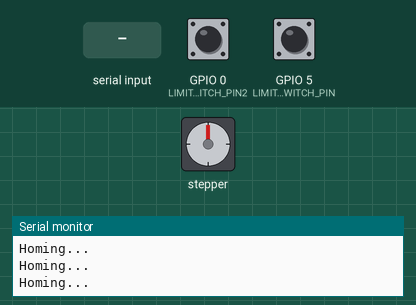
A sketch run on a simulated ESP8266 (NodeMCU). Parts: stepper motor, the last lines printed to the serial monitor. The inputs (shaded band) are chosen by the test bench; at power-on: GPIO 5 (LIMIT_SWITCH_PIN) HIGH, GPIO 0 (LIMIT_SWITCH_PIN2) HIGH. Stepper angles assume 200 steps per turn.

Above: at 0.8 s.
0.9 s: GPIO 5 (LIMIT_SWITCH_PIN) pulled LOW for 0.15 s
3.1 s: "UP\n" received over Serial
At 3.35 s:
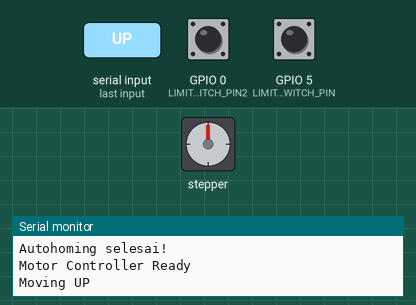
At 3.95 s:
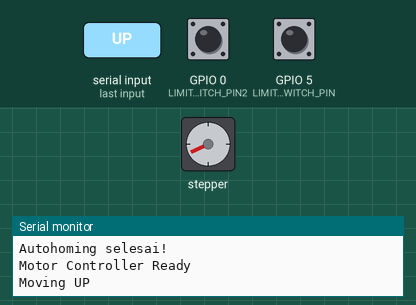
6.1 s: GPIO 5 (LIMIT_SWITCH_PIN) pulled LOW for 1 s
9.3 s: "DOWN\n" received over Serial
At 9.55 s:
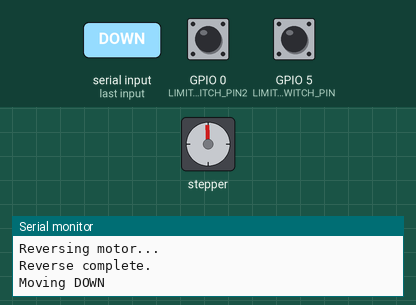
12.3 s: GPIO 0 (LIMIT_SWITCH_PIN2) pulled LOW for 0.15 s
15.4 s: "UP_MANUAL\n" received over Serial
At 15.95 s:
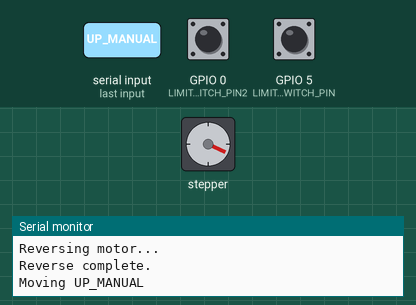
Timing chart, 0 to 19.4 s (numbered marks = the images above; inputs shaded):
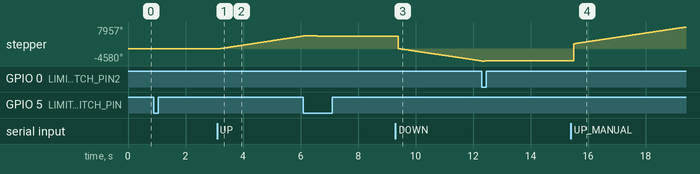

The sketch:

m1_manauto.ino
```cpp
#include <AccelStepper.h>
#include <pt.h> // Include protothread library
#include <ESP.h>

#define DIR_PIN 4  // Pin untuk arah
#define STEP_PIN 2 // Pin untuk langkah
#define LIMIT_SWITCH_PIN 5  // Pin limit switch
#define LIMIT_SWITCH_PIN2 0  // Pin limit switch

#define BACKSTEP 100

// Inisialisasi objek AccelStepper
AccelStepper stepper(AccelStepper::DRIVER, STEP_PIN, DIR_PIN);

// Definisikan kecepatan dan akselerasi
const int maxSpeed = 1000;      // Kecepatan maksimum (steps per second)
const int acceleration = 100;    // Akselerasi (steps per second^2)

static struct pt pt1; // Protothread variable
bool isRunning = false; // Flag untuk menandakan apakah motor sedang berjalan
bool lastDirectionUp = false; // Flag untuk menyimpan arah terakhir
bool isRunning2 = false;

void setup() {
    pinMode(LIMIT_SWITCH_PIN, INPUT_PULLUP);  // Menggunakan internal pull-up resistor
    pinMode(LIMIT_SWITCH_PIN2, INPUT_PULLUP);  // Menggunakan internal pull-up resistor
    // pinMode(DIR_PIN, OUTPUT);  // Menggunakan internal pull-up resistor
    // pinMode(STEP_PIN, OUTPUT);  // Menggunakan internal pull-up resistor

    Serial.begin(115200);

    // ESP.wdtDisable();

    // Autohoming
    Serial.println("Melakukan autohoming...");
    digitalWrite(DIR_PIN, LOW);
    while (digitalRead(LIMIT_SWITCH_PIN) == HIGH) {
      digitalWrite(STEP_PIN, HIGH);
      delayMicroseconds(1000);
      digitalWrite(STEP_PIN, LOW);
      delayMicroseconds(10);
      Serial.println("Homing...");
    }
    digitalWrite(STEP_PIN, LOW); // Motor berhenti saat menyentuh limit switch
    // Mundur sedikit
    delay(500);
    digitalWrite(DIR_PIN, HIGH);
    digitalWrite(STEP_PIN, HIGH);
    delay(200);
    Serial.println("Autohoming selesai!");

    stepper.setMaxSpeed(maxSpeed);        // Set kecepatan maksimum
    stepper.setAcceleration(acceleration); // Set akselerasi
    Serial.println("Motor Controller Ready");
    PT_INIT(&pt1); // Initialize the protothread
}

void loop() {
    // Jalankan protothread
    checkSerial(&pt1);

    // Jika motor sedang berjalan, jalankan dengan pengecekan limit switch
    if (isRunning) {
        if (digitalRead(LIMIT_SWITCH_PIN) == LOW) {  // Jika limit switch tertekan
            isRunning = false;
            stepper.stop();
            Serial.println("LIMIT SWITCH ATAS PRESSED! Motor stopped.");

            // Berbalik arah beberapa langkah
            delay(100);  // Tunggu sebentar sebelum bergerak mundur
            Serial.println("Reversing motor...");

            stepper.move(-BACKSTEP);  // Mundur beberapa langkah
            unsigned long reverseStart = millis();

            while (stepper.distanceToGo() != 0) {
                stepper.run();  // Jalankan motor mundur

                // Cegah reset ESP dengan memberikan sinyal ke Watchdog Timer
                #ifdef ESP8266
                ESP.wdtFeed();
                #elif defined(ESP32)
                esp_task_wdt_reset();
                #endif

                // Hindari loop terlalu lama
                if (millis() - reverseStart > 5000) {  // Timeout 5 detik
                    Serial.println("Reverse timeout! Stopping motor.");
                    stepper.stop();
                    break;
                }
            }

            Serial.println("Reverse complete.");
            stepper.setCurrentPosition(0);  // Reset posisi agar tetap sinkron
        }else if (digitalRead(LIMIT_SWITCH_PIN2) == LOW) {  // Jika limit switch tertekan
            isRunning = false;
            stepper.stop();
            Serial.println("LIMIT SWITCH BAWAH PRESSED! Motor stopped.");

            // Berbalik arah beberapa langkah
            delay(100);  // Tunggu sebentar sebelum bergerak mundur
            Serial.println("Reversing motor...");

            stepper.move(BACKSTEP);  // Mundur beberapa langkah
            unsigned long reverseStart = millis();

            while (stepper.distanceToGo() != 0) {
                stepper.run();  // Jalankan motor mundur

                // Cegah reset ESP dengan memberikan sinyal ke Watchdog Timer
                #ifdef ESP8266
                ESP.wdtFeed();
                #elif defined(ESP32)
                esp_task_wdt_reset();
                #endif

                // Hindari loop terlalu lama
                if (millis() - reverseStart > 5000) {  // Timeout 5 detik
                    Serial.println("Reverse timeout! Stopping motor.");
                    stepper.stop();
                    break;
                }
            }

            Serial.println("Reverse complete.");
            stepper.setCurrentPosition(0);  // Reset posisi agar tetap sinkron
        } else {
            stepper.runSpeed(); // Perbarui posisi motor jika tidak ada batasan
        }
    }
}

static int checkSerial(struct pt *pt) {
    PT_BEGIN(pt);

    if (Serial.available()) {
        String command = Serial.readStringUntil('\n');
        command.trim();  // Hapus karakter kosong di awal/akhir

        if (command == "UP") {
            if (!isRunning || !lastDirectionUp) { // Jika motor tidak berjalan atau arah terakhir bukan UP
                stepper.stop(); // Hentikan motor
                delay(100); // Tunggu sebelum mengubah arah
                stepper.setCurrentPosition(0); // Reset posisi
                isRunning = true;
                stepper.setSpeed(maxSpeed); // Set kecepatan positif untuk naik
                Serial.println("Moving UP");
                lastDirectionUp = true;
            }
        }
        else if (command == "DOWN") {
            if (!isRunning || lastDirectionUp) { // Jika motor tidak berjalan atau arah terakhir adalah UP
                stepper.stop();
                delay(100);
                stepper.setCurrentPosition(0);
                isRunning = true;
                stepper.setSpeed(-maxSpeed); // Set kecepatan negatif untuk turun
                Serial.println("Moving DOWN");
                lastDirectionUp = false;
            }
        }
        else if (command == "STOP") {
            isRunning = false;
            stepper.stop();
            Serial.println("STOP");
        }
        else if (command == "UP_MANUAL") {
            if (!isRunning) { // Jika motor tidak berjalan
                stepper.stop(); // Hentikan motor jika sedang berjalan
                delay(100); // Tunggu sebelum mengubah arah
                stepper.setCurrentPosition(stepper.currentPosition() + 1000); // Tambahkan 1000 langkah
                isRunning = true;
                stepper.setSpeed(maxSpeed); // Set kecepatan positif untuk naik
                Serial.println("Moving UP_MANUAL");
            }
        }
        else if (command == "DOWN_MANUAL") {
            if (!isRunning) { // Jika motor tidak berjalan
                stepper.stop(); // Hentikan motor jika sedang berjalan
                delay(100); // Tunggu sebelum mengubah arah
                stepper.setCurrentPosition(stepper.currentPosition() - 1000); // Kurangi 1000 langkah
                isRunning = true;
                stepper.setSpeed(-maxSpeed); // Set kecepatan negatif untuk turun
                Serial.println("Moving DOWN_MANUAL");
            }
        }
        else {
            Serial.println("Unknown command");
        }
    }
    PT_END(pt);
}
```

Measured:
- after the input at 3.1 s, stepper: keeps turning clockwise at about 1608°/s, starting after 0.10 s
- after the input at 9.3 s, stepper: keeps turning counter-clockwise at about 3140°/s, starting after 0.10 s
- after the input at 15.4 s, stepper: keeps turning clockwise at about 3178°/s, starting after 0.10 s
